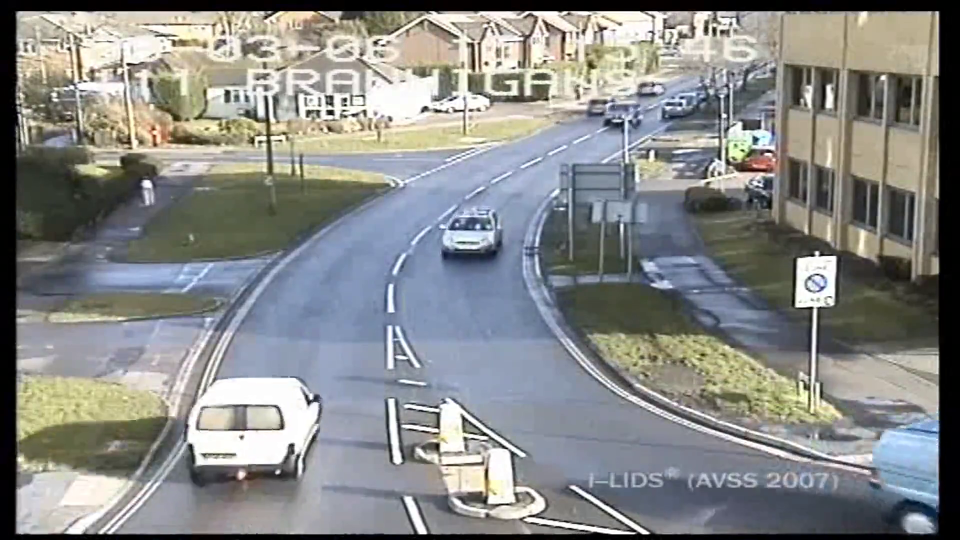
#> input picture frame 5 of Sample1.mp4, 1920 x 1080 px, given in place of object detection.mp4, which was not available (shown at 1/2 size)
$ python method1.py
#> lines starting #> are read from the running program, lines starting #| are printed output that depends on the picture; after the words box and inside, x2 and y2 are one past the last pixel; in counts of white or black regions, pixels touching at a corner belong together; pictures that were not available may be replaced by others from this repository, and a replacement may not be noted
# OpenCV Python program to detect cars in video frame
# import libraries of python OpenCV
import cv2
import time
import numpy as np

# capture frames from a video and count the number of frames
cap = cv2.VideoCapture('object detection.mp4')
frame_count = int(cap.get(cv2.CAP_PROP_FRAME_COUNT))

# load XML car classifiers
car_cascade = cv2.CascadeClassifier('cars.xml')

sum=0

# loop runs if capturing has been initialized.
while(cap.isOpened()):

    # Capture frame-by-frame
    ret, frame = cap.read()
#> frame is the input picture: shape (1080, 1920, 3); mean B, G, R 135.2, 136.6, 135
    if ret == True:

        # resize original video to fit into the screen
        scale=0.5
        resized_frames = cv2.resize(frame, (int(scale*1920), int(scale*1080)))
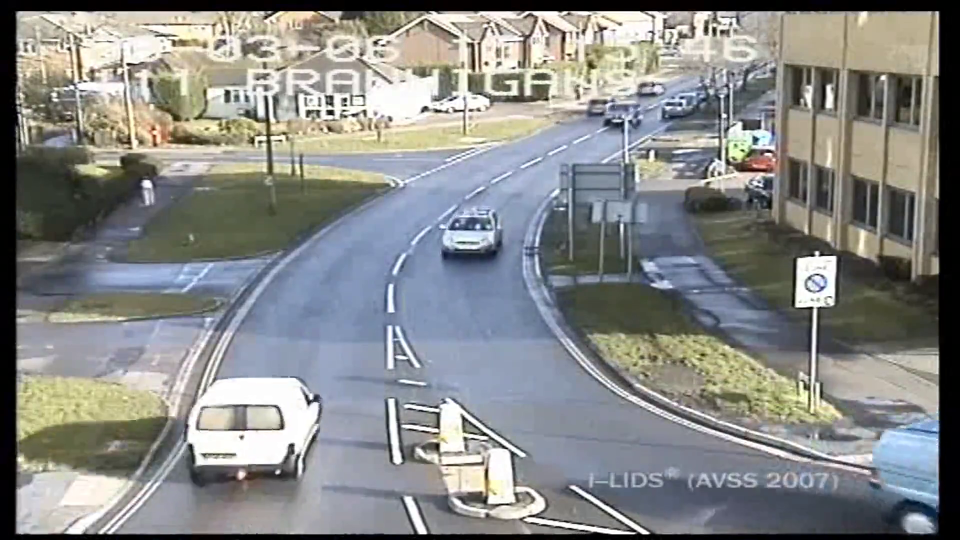
#> resized_frames: shape (540, 960, 3); mean B, G, R 135.3, 136.7, 135.2

        # Detects cars of different sizes in the input image
        cars = car_cascade.detectMultiScale(resized_frames, 1.1, 1, 0, (60,60), (100,100))
#> cars = [[473, 54, 73, 73], [427, 204, 82, 82], [230, 422, 88, 88]]

        # count the number of detected cars in each frame
        if type(cars) == np.ndarray:
            count=cars.size/4
#> count = 3
            sum += count
#> sum = 3

        # To draw a rectangle around each car
        for (x,y,w,h) in cars:
            cv2.rectangle(resized_frames,(x,y),(x+w,y+h),(0,0,255),2)

            # Display frames in a window
            cv2.putText(resized_frames,'COUNT IN EACH FRAME : %r' %int(count), (10,30), cv2.FONT_HERSHEY_SIMPLEX, 1, (255, 0, 0), 2)
            cv2.imshow('video2', resized_frames)
            time.sleep(0.1)
#> this loop made 3 passes
#> pass 1, `cv2.imshow('video2', resized_frames)`:
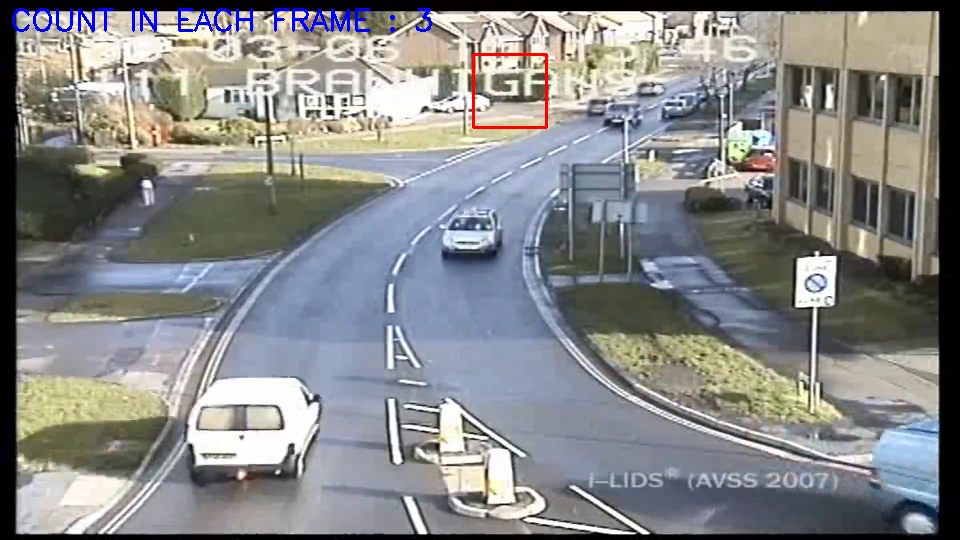
#> window 'video2': shape (540, 960, 3); mean B, G, R 135.7, 135.6, 134.4
#> pass 2, `cv2.imshow('video2', resized_frames)`:
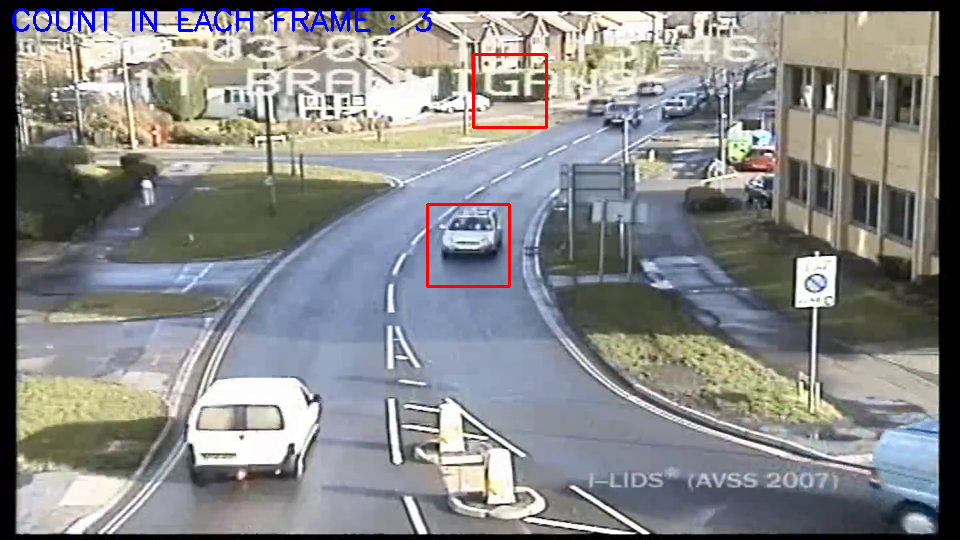
#> window 'video2': shape (540, 960, 3); mean B, G, R 135.3, 135.3, 134.7
#> after the loop:
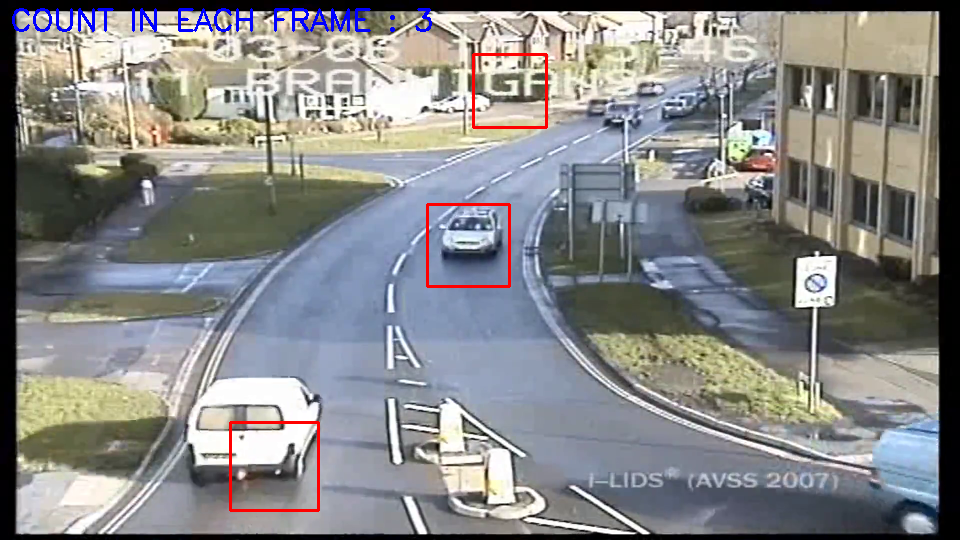
#> resized_frames: shape (540, 960, 3); 1.09% of pixels changed, all inside (x1, y1, x2, y2) = (12, 8, 548, 512)

        # Wait for Esc key to stop
        if cv2.waitKey(25) & 0xFF == ord('q'):
#> (key q is pressed here)
            break

    else:
        break

total = int(np.ceil(sum/frame_count))
#> total = 1
print("total count = ", total)
#| total count =  1
time.sleep(2)

# De-allocate any associated memory usage
cv2.destroyAllWindows()

$ run again, starting later in the video
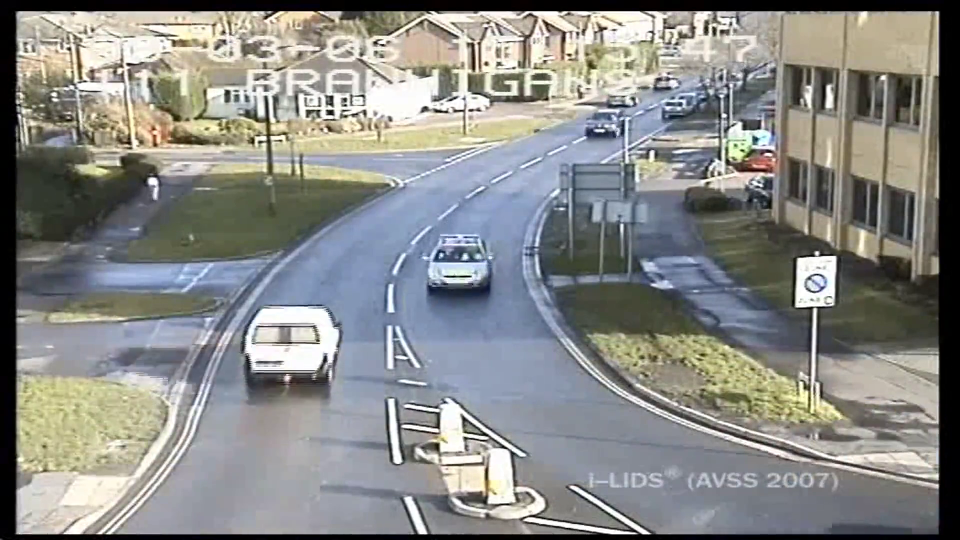
#> input picture frame 22 of Sample1.mp4, 1920 x 1080 px, given in place of object detection.mp4, which was not available (shown at 1/2 size)
#> frame is the input picture: shape (1080, 1920, 3); mean B, G, R 134.7, 137.6, 136.7
#> cars = [[476, 58, 67, 67], [562, 94, 66, 66], [504, 50, 71, 71]]
#> the loop `for (x,y,w,h) in cars:` made 3 passes
#> pass 1, `cv2.imshow('video2', resized_frames)`:
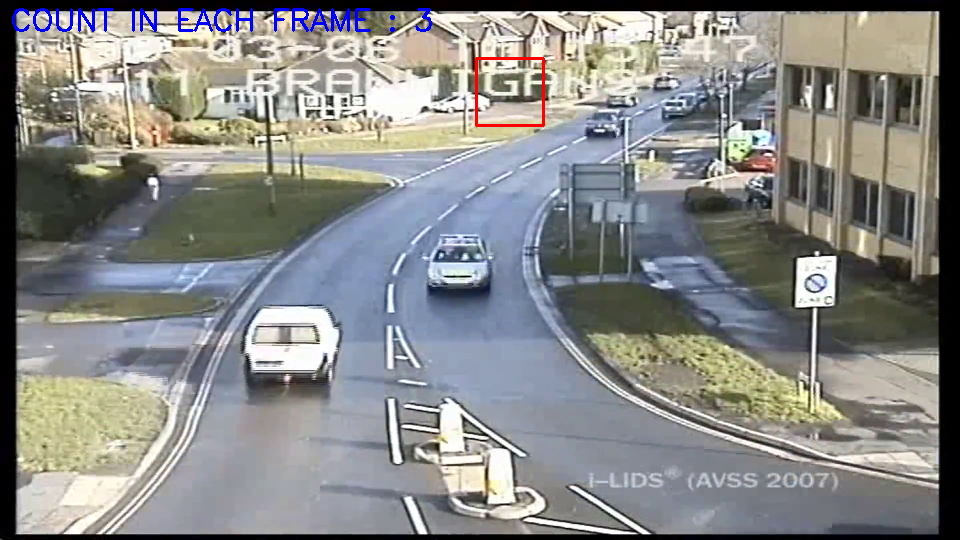
#> window 'video2': shape (540, 960, 3); mean B, G, R 135.2, 136.6, 136.1
#> after the loop `for (x,y,w,h) in cars:`:
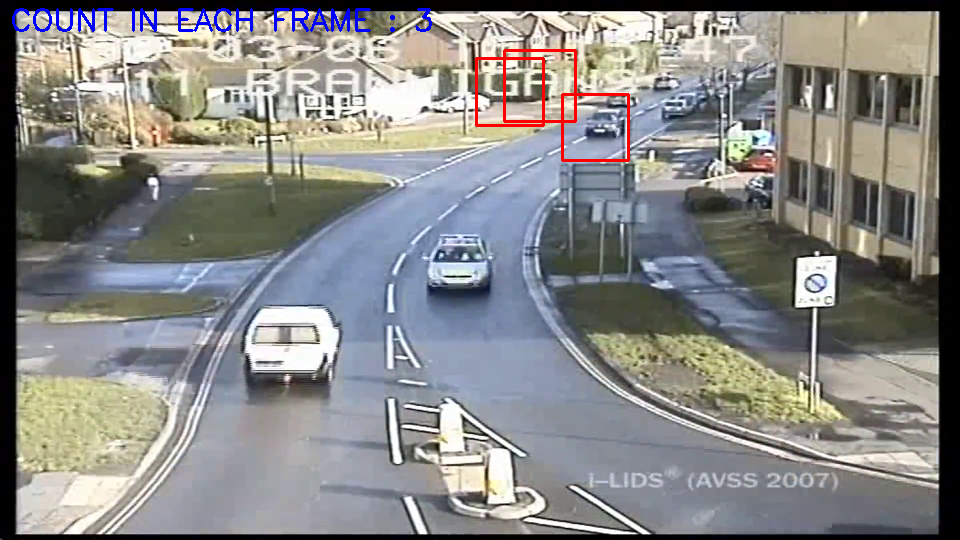
#> resized_frames: shape (540, 960, 3); mean B, G, R 134.6, 136, 136.3
#| total count =  1

$ run again, starting later in the video
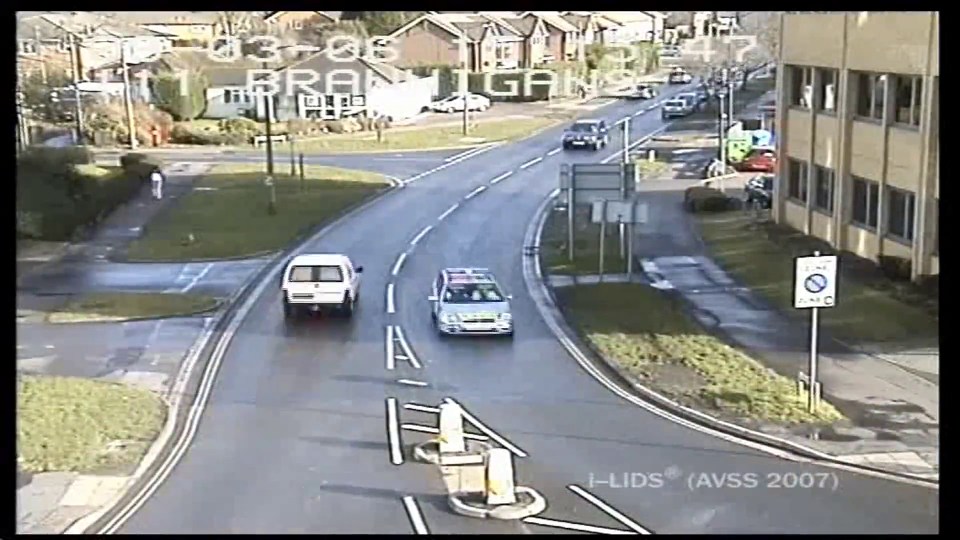
#> input picture frame 40 of Sample1.mp4, 1920 x 1080 px, given in place of object detection.mp4, which was not available (shown at 1/2 size)
#> frame is the input picture: shape (1080, 1920, 3); mean B, G, R 133.7, 136.8, 136.1
#> cars = [[474, 58, 67, 67], [504, 50, 72, 72], [421, 280, 92, 92]]
#> the loop `for (x,y,w,h) in cars:` made 3 passes
#> pass 1, `cv2.imshow('video2', resized_frames)`:
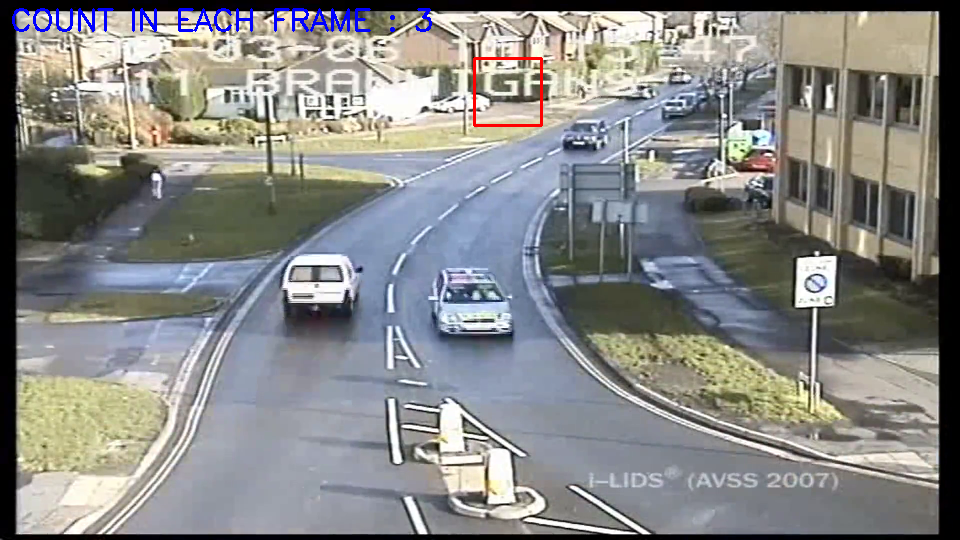
#> window 'video2': shape (540, 960, 3); mean B, G, R 134.3, 135.9, 135.5
#> after the loop `for (x,y,w,h) in cars:`:
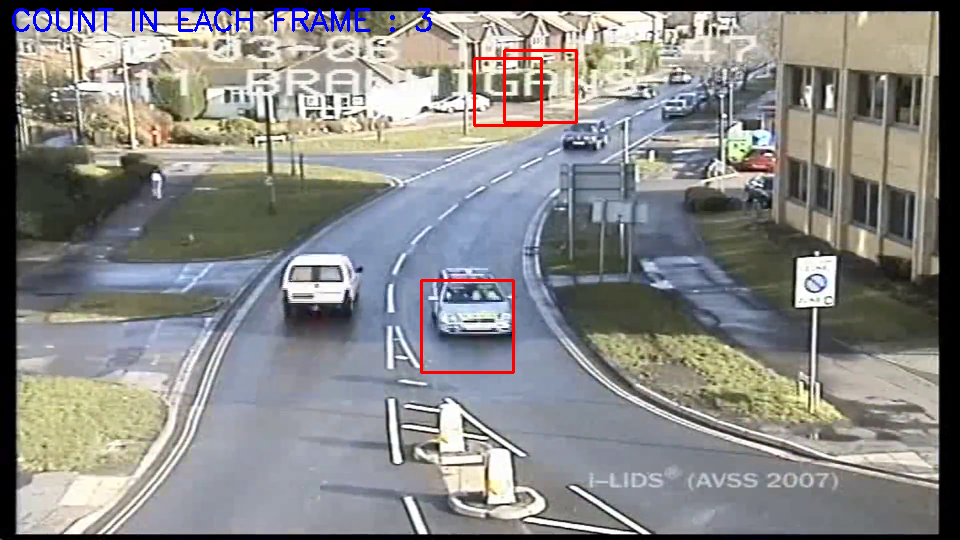
#> resized_frames: shape (540, 960, 3); mean B, G, R 133.6, 135.3, 135.8
#| total count =  1
